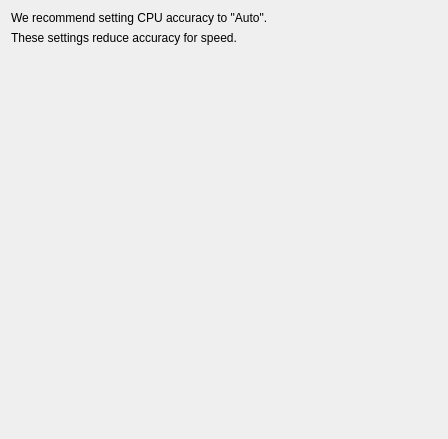
<?xml version="1.0" encoding="UTF-8"?>
<ui version="4.0">
 <class>ConfigureCpu</class>
 <widget class="QWidget" name="ConfigureCpu">
  <property name="geometry">
   <rect>
    <x>0</x>
    <y>0</y>
    <width>448</width>
    <height>439</height>
   </rect>
  </property>
  <property name="windowTitle">
   <string>Form</string>
  </property>
  <property name="accessibleName">
   <string>Emulation</string>
  </property>
  <layout class="QVBoxLayout" name="vboxlayout">
   <item>
    <layout class="QVBoxLayout" name="groups_layout"/>
   </item>
   <item>
    <widget class="QLabel" name="label_recommended_accuracy">
     <property name="text">
      <string>We recommend setting CPU accuracy to &quot;Auto&quot;.</string>
     </property>
     <property name="wordWrap">
      <bool>false</bool>
     </property>
    </widget>
   </item>
   <item>
    <widget class="QLabel" name="label_accuracy_description">
     <property name="text">
      <string>These settings reduce accuracy for speed.</string>
     </property>
     <property name="wordWrap">
      <bool>false</bool>
     </property>
    </widget>
   </item>
   <item>
    <spacer name="verticalSpacer">
     <property name="orientation">
      <enum>Qt::Orientation::Vertical</enum>
     </property>
     <property name="sizeType">
      <enum>QSizePolicy::Policy::Expanding</enum>
     </property>
     <property name="sizeHint" stdset="0">
      <size>
       <width>20</width>
       <height>40</height>
      </size>
     </property>
    </spacer>
   </item>
  </layout>
 </widget>
 <resources/>
 <connections/>
</ui>
